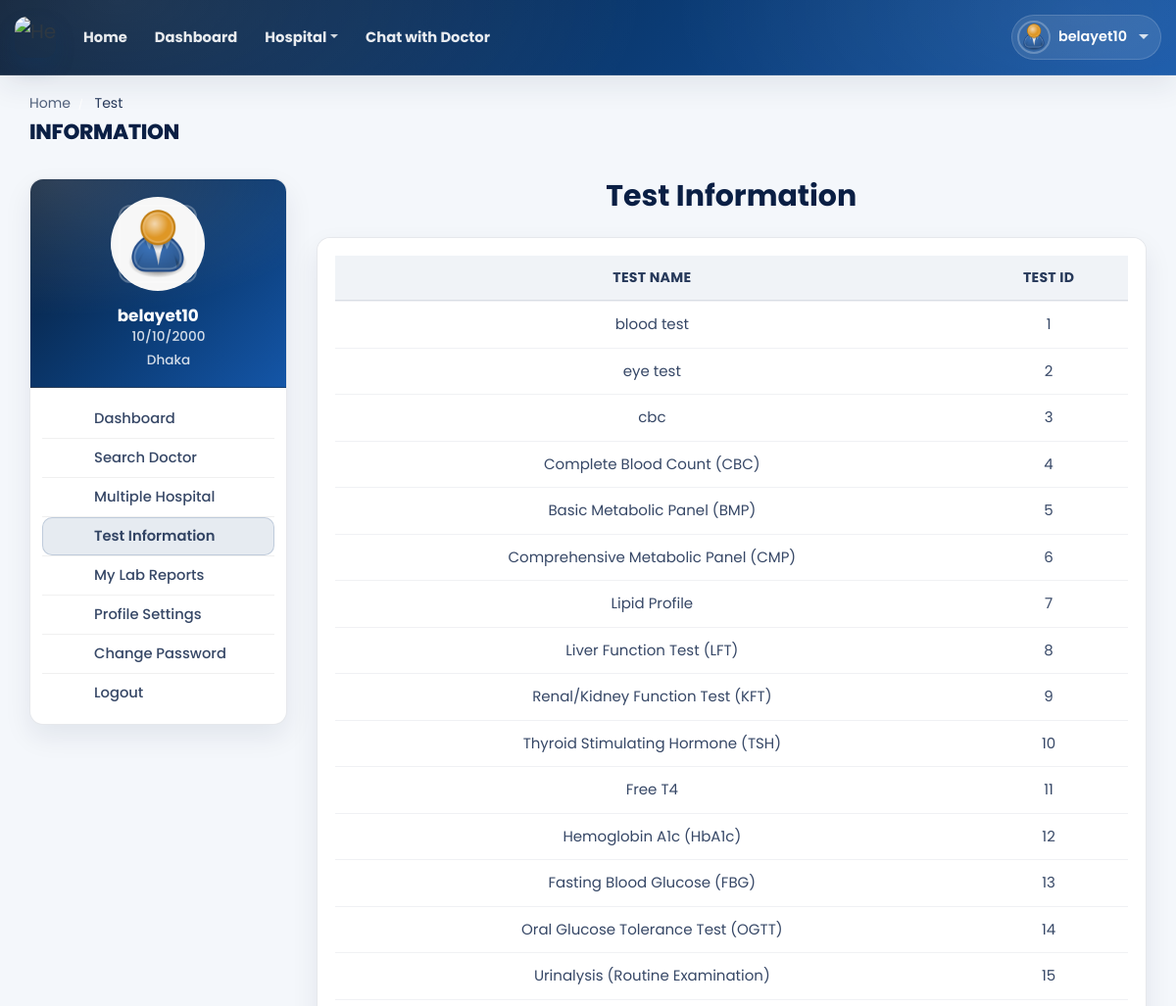
Page /doctor/doctor-test-list/ (signed in, upper part) on the earlier database version.
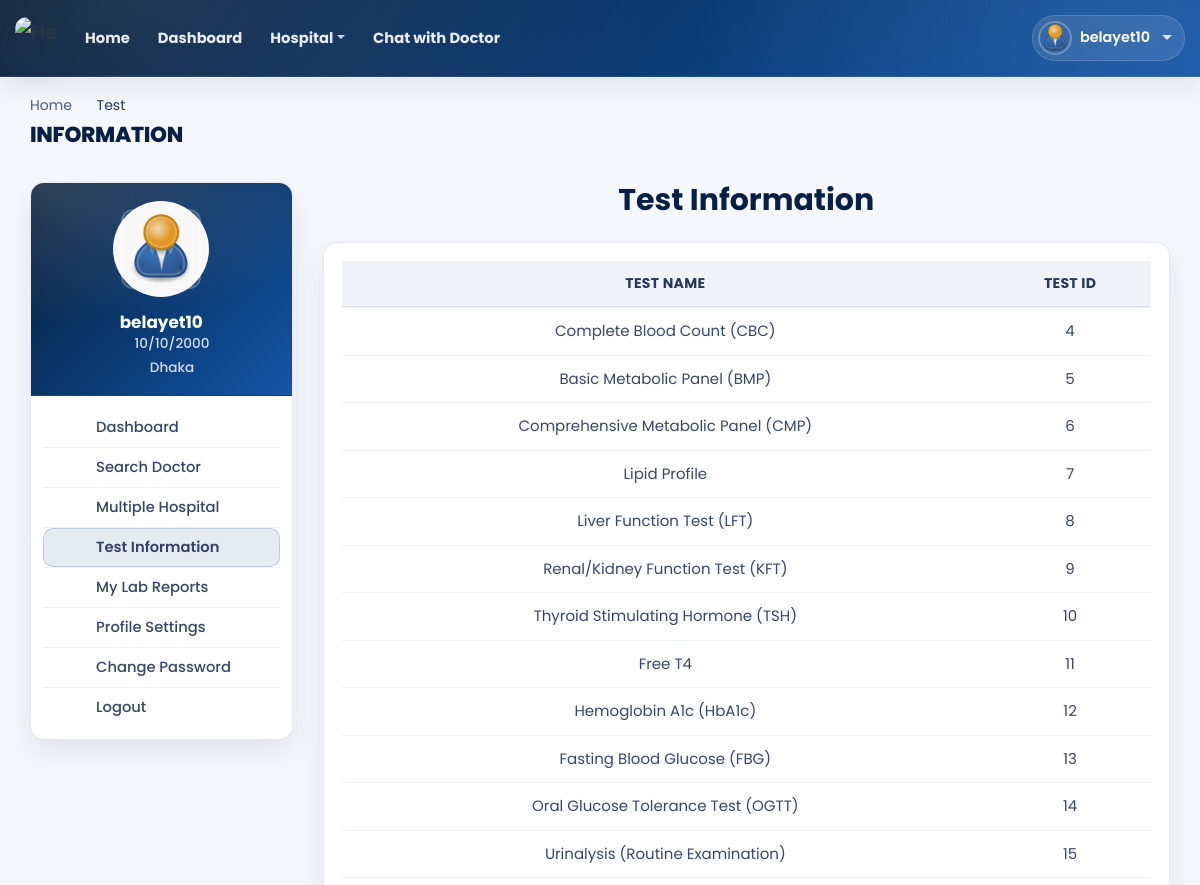
Same page on the later database version.
### hospital_admin/models.py (models this page shows, shortened)
class Test_Information(models.Model):
    test_id = models.AutoField(primary_key=True)
    test_name = models.CharField(max_length=200, null=True, blank=True)
    test_price = models.CharField(max_length=200, null=True, blank=True)

### doctor/views.py (the view)
# urls.py: path('doctor-test-list/', views.doctor_test_list, name='doctor-test-list'),
@csrf_exempt
@login_required(login_url="login")
def doctor_test_list(request):
    if request.user.is_authenticated and request.user.is_doctor:
        doctor = Doctor_Information.objects.get(user=request.user)
        tests = Test_Information.objects.all()
        context = {'doctor': doctor, 'tests': tests}
        return render(request, 'doctor-test-list.html', context)
    elif request.user.is_authenticated and request.user.is_patient:
        patient = Patient.objects.get(user=request.user)
        tests = Test_Information.objects.all()
        context = {'patient': patient, 'tests': tests}
        return render(request, 'doctor-test-list.html', context)
    else:
        logout(request)
        messages.info(request, 'Not Authorized')
        return render(request, 'doctor-login.html')

### templates/doctor-test-list.html (shortened to what the changed rows need)
{% load static %}
<!DOCTYPE html>
<html lang="en">
  <head>
    <link
      rel="stylesheet"
      href="{% static 'HealthStack-System/css/Normal/bootstrap.min.css' %}"
    />
    <link
      rel="stylesheet"
      href="{% static 'HealthStack-System/plugins/Normal/fontawesome/css/fontawesome.min.css' %}"
    />
    <link
      rel="stylesheet"
      href="{% static 'HealthStack-System/plugins/Normal/fontawesome/css/all.min.css' %}"
    />
    <link
      rel="stylesheet"
      href="{% static 'HealthStack-System/css/Normal/style.css' %}"
    />
    {% if user.is_authenticated and user.is_patient %}
    <link
      rel="stylesheet"
      href="{% static 'HealthStack-System/css/Normal/patient_test_information.css' %}?v=20260315"
    />
    {% endif %}
    <link rel="stylesheet" href="{% static 'HealthStack-System/css/Normal/dp_theme_ui.css' %}" />
  </head>
  <body class="{% if user.is_authenticated and user.is_patient %}hs-patient-testinfo{% endif %} dp-theme">
  {% if user.is_authenticated %}
    <div id="patient-testinfo-page" class="main-wrapper hs-pti dp-theme-wrapper" data-patient-testinfo="1">
      <div class="breadcrumb-bar dp-theme-breadcrumb">
        <div class="container-fluid">
          <div class="row align-items-center">
            <div class="col-md-12 col-12">
              <h2 class="breadcrumb-title dp-theme-page-title">INFORMATION</h2>
            </div>
          </div>
        </div>
      </div>
      <div class="content dp-theme-content">
        <div class="container-fluid">
          <div class="row">
            <div class="col-md-7 col-lg-8 col-xl-9">
              <div class="row">
                <div class="col-md-12">
                  <h2 class="mb-4 text-center"><b>Test Information</b></h2>
                  <div class="appointment-tab">
                      <div class="tab-pane" id="today-appointments">
                        <div class="card card-table mb-0">
                          <div class="card-body">
                            <div class="table-responsive">
                              <table
                                class="table table-hover table-center mb-0 text-center"
                              >
                                <thead style="font-size: 30px;">
                                  <tr>
                                    <th>Test Name</th>
                                    <th>Test ID</th>
                                  </tr>
                                </thead>
                                <tbody>
                                  {% for t in tests %}
                                  <tr>
                                    <td> {{t.test_name}}</td>
                                    <td>{{t.test_id}}</td>
                                  </tr>
                                  {% endfor %}
                                </tbody>
                              </table>
                            </div>
                          </div>
                        </div>
                      </div>
                    </div>
                  </div>
                </div>
              </div>
            </div>
          </div>
        </div>
      </div>
  {% else %}
  <p> You are not logged in </p>
  {% endif %}
  </body>
</html>

Differences in the rows shown:
removed Test_Information: test_name "blood test", test_id "1"
removed Test_Information: test_name "eye test", test_id "2"
removed Test_Information: test_name "cbc", test_id "3"
